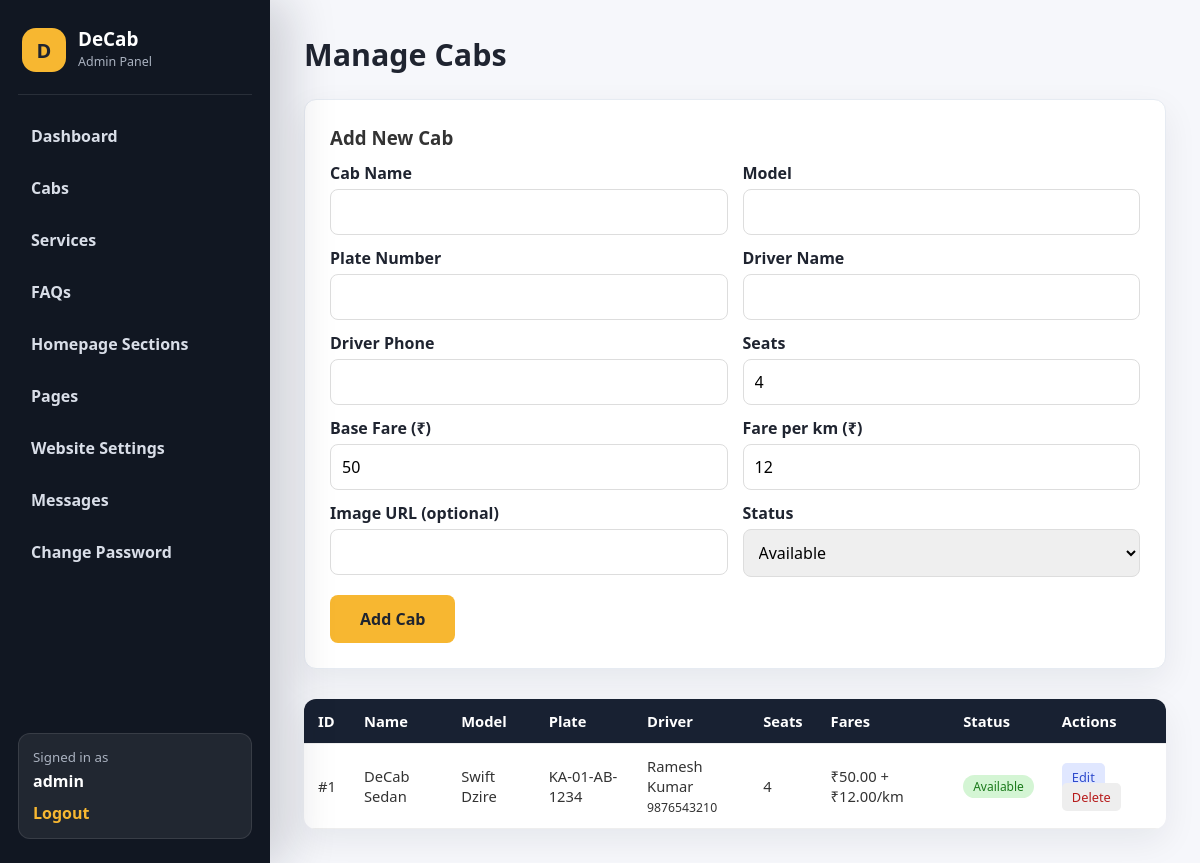
The page /admin/cabs.php (signed in) on the database its author committed.
### tables this page shows
CREATE TABLE IF NOT EXISTS cabs (
    id INT AUTO_INCREMENT PRIMARY KEY,
    name VARCHAR(100) NOT NULL,
    model VARCHAR(100) DEFAULT '',
    plate_number VARCHAR(30) DEFAULT '',
    driver_name VARCHAR(100) DEFAULT '',
    driver_phone VARCHAR(30) DEFAULT '',
    seats INT DEFAULT 4,
    fare_per_km DECIMAL(10,2) NOT NULL DEFAULT 12.00,
    base_fare DECIMAL(10,2) NOT NULL DEFAULT 50.00,
    image VARCHAR(255) DEFAULT '',
    status ENUM('available','busy') DEFAULT 'available'
);

### includes/functions.php (called while the page is built, shortened)
<?php
function e($str) {
    return htmlspecialchars((string)$str, ENT_QUOTES, 'UTF-8');
}
function csrfToken() {
    return $_SESSION['csrf_token'];
}
function csrfQuery() {
    return 'csrf_token=' . urlencode(csrfToken());
}
function getCabs($pdo, $onlyAvailable = false) {
    $sql = 'SELECT * FROM cabs' . ($onlyAvailable ? ' WHERE status = "available"' : '') . ' ORDER BY id';
    return $pdo->query($sql)->fetchAll();
}

### admin/cabs.php (the view, shortened to what this page needs)
<?php
require_once __DIR__ . '/../includes/config.php';
$editing = isset($_GET['edit']) ? getCab($pdo, (int)$_GET['edit']) : null;
$cabs = getCabs($pdo);
?>
<!DOCTYPE html>
<html lang="en">
<head>
<link rel="stylesheet" href="../assets/css/style.css">
</head>
<body>
<?php require __DIR__ . '/../includes/admin-header.php'; ?>
<div class="container">
    <h2 class="section-title">Manage Cabs</h2>
    <div class="card" style="margin-bottom:30px;">
        <h3><?= $editing ? 'Edit Cab #' . (int)$editing['id'] : 'Add New Cab' ?></h3>
        <form method="post">
            <div class="form-row">
                <div><label>Cab Name</label><input type="text" name="name" value="<?= e($editing['name'] ?? '') ?>" required></div>
                <div><label>Model</label><input type="text" name="model" value="<?= e($editing['model'] ?? '') ?>"></div>
            </div>
            <div class="form-row">
                <div><label>Plate Number</label><input type="text" name="plate_number" value="<?= e($editing['plate_number'] ?? '') ?>"></div>
                <div><label>Driver Name</label><input type="text" name="driver_name" value="<?= e($editing['driver_name'] ?? '') ?>"></div>
            </div>
            <div class="form-row">
                <div><label>Driver Phone</label><input type="text" name="driver_phone" value="<?= e($editing['driver_phone'] ?? '') ?>"></div>
                <div><label>Seats</label><input type="number" name="seats" min="1" value="<?= e($editing['seats'] ?? 4) ?>"></div>
            </div>
            <div class="form-row">
                <div><label>Base Fare (₹)</label><input type="number" name="base_fare" min="0" step="0.01" value="<?= e($editing['base_fare'] ?? 50) ?>" required></div>
                <div><label>Fare per km (₹)</label><input type="number" name="fare_per_km" min="0" step="0.01" value="<?= e($editing['fare_per_km'] ?? 12) ?>" required></div>
            </div>
            <div class="form-row">
                <div><label>Image URL (optional)</label><input type="text" name="image" value="<?= e($editing['image'] ?? '') ?>"></div>
                <div><label>Status</label>
                    <select name="status">
                        <option value="available" <?= ($editing['status'] ?? '') === 'available' ? 'selected' : '' ?>>Available</option>
                    </select>
                </div>
            </div>
            <button type="submit" class="btn"><?= $editing ? 'Update Cab' : 'Add Cab' ?></button>
        </form>
    </div>
    <table class="admin-table">
        <tr><th>ID</th><th>Name</th><th>Model</th><th>Plate</th><th>Driver</th><th>Seats</th><th>Fares</th><th>Status</th><th>Actions</th></tr>
        <?php foreach ($cabs as $cab): ?>
        <tr>
            <td>#<?= (int)$cab['id'] ?></td>
            <td><?= e($cab['name']) ?></td>
            <td><?= e($cab['model']) ?></td>
            <td><?= e($cab['plate_number']) ?></td>
            <td><?= e($cab['driver_name']) ?><br><small><?= e($cab['driver_phone']) ?></small></td>
            <td><?= (int)$cab['seats'] ?></td>
            <td>₹<?= number_format((float)$cab['base_fare'], 2) ?> + ₹<?= number_format((float)$cab['fare_per_km'], 2) ?>/km</td>
            <td><span class="badge <?= e($cab['status']) ?>"><?= e(ucfirst($cab['status'])) ?></span></td>
            <td class="actions">
                <a class="complete" href="cabs.php?edit=<?= (int)$cab['id'] ?>">Edit</a>
                <a class="delete" href="cabs.php?delete=<?= (int)$cab['id'] ?>&<?= csrfQuery() ?>" onclick="return confirm('Delete this cab and its bookings?')">Delete</a>
            </td>
        </tr>
        <?php endforeach; ?>
    </table>
</div>
</body>
</html>

### assets/css/style.css (style rules this page uses)
:root { --primary: #f7b731; --dark: #1f2430; --light: #f6f7fb; --accent: #2f80ed; }
* { margin: 0; padding: 0; box-sizing: border-box; font-family: 'Segoe UI', Arial, sans-serif; }
body { background: var(--light); color: #333; }
.container { max-width: 1100px; margin: 0 auto; padding: 40px 20px; }
h2.section-title { text-align: center; margin-bottom: 30px; color: var(--dark); }
.card { background: #fff; border-radius: 12px; padding: 25px; box-shadow: 0 4px 14px rgba(0,0,0,.07); }
.badge { display: inline-block; padding: 3px 10px; border-radius: 20px; font-size: .75rem; }
.badge.available { background: #d4f5d4; color: #1b7a1b; }
.form-row { display: grid; grid-template-columns: 1fr 1fr; gap: 15px; }
label { display: block; margin: 12px 0 5px; font-weight: 600; color: var(--dark); }
input, select, textarea { width: 100%; padding: 11px; border: 1px solid #ddd; border-radius: 8px; font-size: 1rem; font-family: inherit; }
.btn { display: inline-block; background: var(--primary); color: var(--dark); border: none; padding: 13px 30px; font-size: 1rem; font-weight: bold; border-radius: 8px; cursor: pointer; margin-top: 18px; text-decoration: none; }
.admin-header + .container { margin-left: 270px; max-width: none; padding: 34px; }
.admin-header + .container .section-title { text-align: left; font-size: 1.9rem; margin-bottom: 24px; }
.admin-header + .container .card { border: 1px solid #e6ebf2; box-shadow: 0 12px 34px rgba(16,24,40,.07); }
.admin-table { width: 100%; border-collapse: collapse; background: #fff; border-radius: 12px; overflow: hidden; box-shadow: 0 12px 34px rgba(16,24,40,.07); }
.admin-table th, .admin-table td { padding: 12px 14px; text-align: left; border-bottom: 1px solid #eee; font-size: .92rem; }
.admin-table th { background: #182132; color: #fff; }
.actions a { text-decoration: none; padding: 5px 10px; border-radius: 5px; font-size: .8rem; margin-right: 5px; }
.actions .complete { background: #e0e7ff; color: #2f4bcc; }
.actions .delete { background: #eee; color: #b71c1c; }

### rows shown on the page
cabs: id "1", name "DeCab Sedan", model "Swift Dzire", plate_number "KA-01-AB-1234", driver_name "Ramesh Kumar", driver_phone "9876543210", seats "4", base_fare "50.00", fare_per_km "12.00", status "Available"

### other values the page prints
$_SESSION['admin_name'] "admin"
